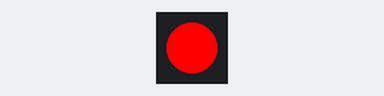
This program was run on a simulated MicroPython board. On the bench: 1 RGB LEDs in strip order, left to right. Library files of the repository ran but are not shown: 1 file(s).

Above: at 0.15 s.
At 1.35 s:
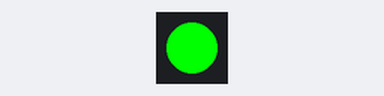
At 2.55 s:
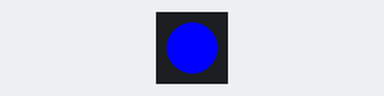
Timing chart, 0 to 3.0 s (numbered marks = the images above):
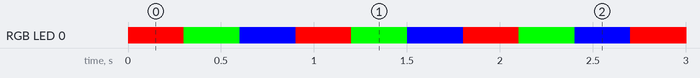

The program:

main.py
```python
# main.py -- put your code here!
# from machine import Pin
# from time import sleep

# btn = Pin(0, Pin.IN, Pin.PULL_UP)

# while True:
#     sleep(0.4)
#     print(btn.value())

from machine import Pin
from neopixel import NeoPixel
import time

pin = Pin(48, Pin.OUT)   # Set GPIO48 to output for NeoPixel
neo = NeoPixel(pin, 1)   # Create NeoPixel driver on GPIO48 for 1 pixel

colors = [(255, 0, 0),   # Red
          (0, 255, 0),   # Green
          (0, 0, 255)]   # Blue

while True:
    for color in colors:
        neo[0] = color  # Set the pixel to the current color
        neo.write()      # Write data to the NeoPixel
        time.sleep(0.3)  # Wait for 0.5 seconds before changing color
```

Measured:
- by itself, RGB LED 0: repeats every 0.90 s: RGB(0, 255, 0) 0.30 s, RGB(0, 0, 255) 0.30 s, RGB(255, 0, 0) 0.30 s
- by itself, everything shown: repeats every 0.90 s, in 3 steps
